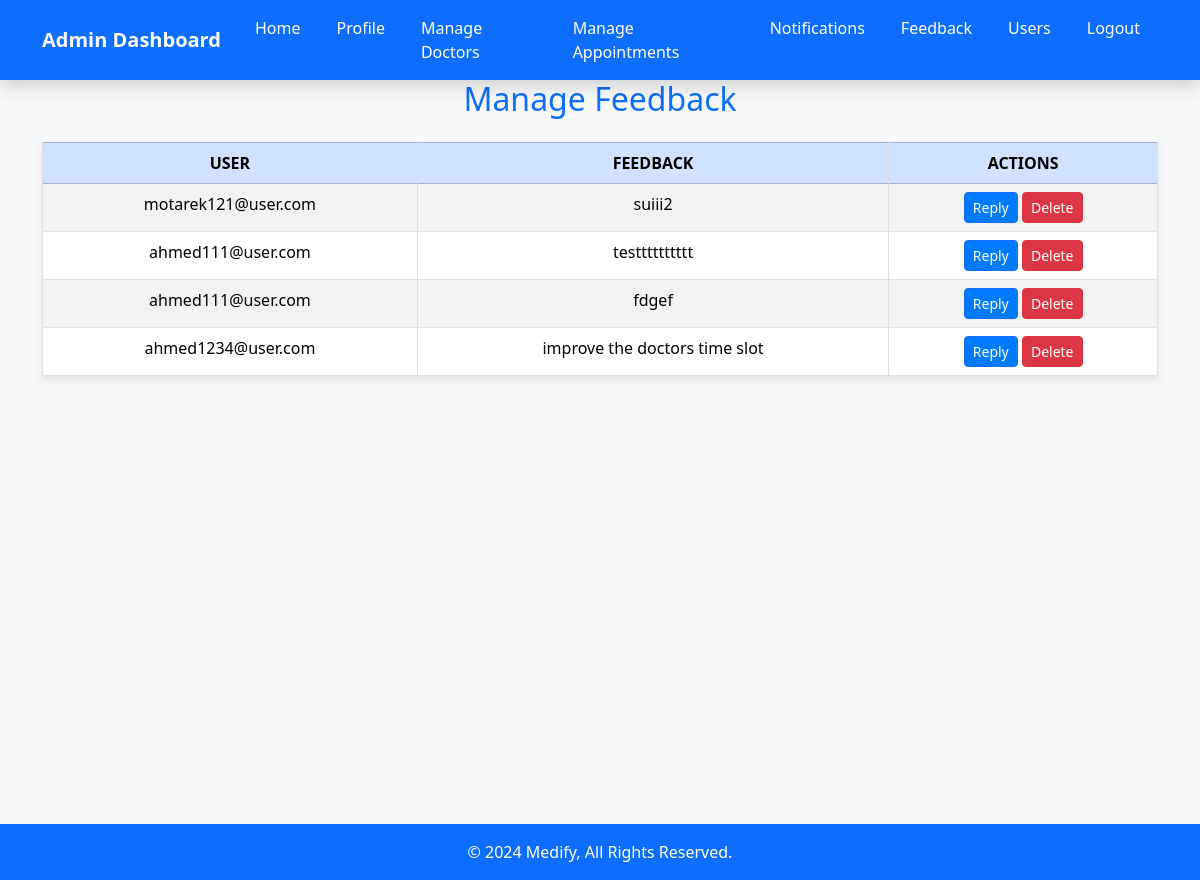
Page /feedback (signed in) on the earlier database version.
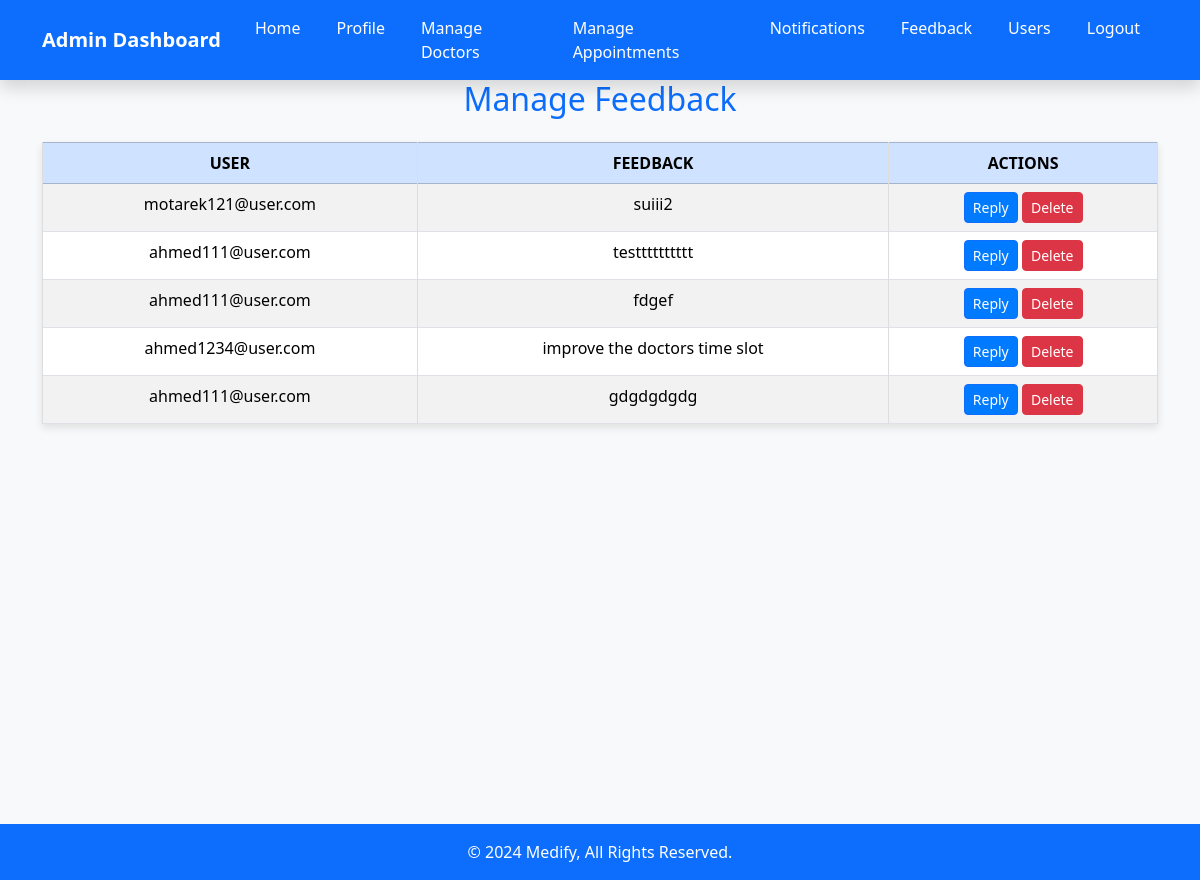
Same page on the later database version.
### tables this page shows
CREATE TABLE suggestions (
            id INTEGER PRIMARY KEY AUTOINCREMENT,
            user_email TEXT NOT NULL,
            suggestion TEXT NOT NULL,
            FOREIGN KEY (user_email) REFERENCES users (email)
        );

### app.py (the view)
@app.route('/feedback')
def feedback():
    if 'user_type' in session and session['user_type'] == 'admin':
        with sqlite3.connect("users.db") as conn:
            cursor = conn.cursor()
            cursor.execute("SELECT user_email, suggestion FROM suggestions")
            suggestions = cursor.fetchall()
        return render_template('feedback.html', suggestions=suggestions)
    return redirect(url_for('login'))

### templates/feedback.html (shortened to what this page needs)
<!DOCTYPE html>
<html lang="en">
<head>
    <link rel="stylesheet" href="{{ url_for('static', filename='css/feedback.css') }}">
    <link href="https://cdn.jsdelivr.net/npm/bootstrap@5.3.2/dist/css/bootstrap.min.css" rel="stylesheet">
</head>
<body>
    <nav class="navbar navbar-expand-lg navbar-dark bg-primary shadow">
        <div class="container">
            <a class="navbar-brand fw-bold" href="{{ url_for('index_admin') }}">Admin Dashboard</a>
            <div class="collapse navbar-collapse" id="navbarNav">
                <ul class="navbar-nav ms-auto">
                    <li class="nav-item"><a class="nav-link" href="{{ url_for('index_admin') }}">Home</a></li>
                    <li class="nav-item"><a class="nav-link" href="{{ url_for('profile') }}">Profile</a></li>
                    <li class="nav-item"><a class="nav-link" href="{{ url_for('manage_doctors') }}">Manage Doctors</a></li>
                    <li class="nav-item"><a class="nav-link" href="{{ url_for('manage_appointments') }}">Manage Appointments</a></li>
                    <li class="nav-item"><a class="nav-link" href="{{ url_for('notifications') }}">Notifications</a></li>
                    <li class="nav-item"><a class="nav-link" href="{{ url_for('feedback') }}">Feedback</a></li>
                    <li class="nav-item"><a class="nav-link" href="{{ url_for('manage_users') }}">Users</a></li>
                    <li class="nav-item"><a class="nav-link" href="/logout">Logout</a></li>
                </ul>
            </div>
        </div>
    </nav>
    <section class="vh-100 bg-light">
        <div class="container">
            <h2 class="text-primary mb-4 text-center">Manage Feedback</h2>
            <table class="table table-bordered table-striped">
                <thead class="table-primary">
                    <tr>
                        <th>User</th>
                        <th>Feedback</th>
                        <th>Actions</th>
                    </tr>
                </thead>
                <tbody id="feedbackTable">
                    {% if suggestions %}
                        {% for suggestion in suggestions %}
                            <tr>
                                <td>{{ suggestion[0] }}</td>
                                <td>{{ suggestion[1] }}</td>
                                <td>
                                    <button class="btn btn-sm btn-primary reply">Reply</button>
                                    <button class="btn btn-sm btn-danger delete">Delete</button>
                                </td>
                            </tr>
                        {% endfor %}
                    {% else %}
                        <tr>
                            <td colspan="3" class="text-center">No feedback available.</td>
                        </tr>
                    {% endif %}
                </tbody>
            </table>
        </div>
    </section>
    <footer class="bg-primary text-white text-center py-3">
        &copy; 2024 Medify, All Rights Reserved.
    </footer>
</body>
</html>

Differences in the rows shown:
added suggestions: user_email "ahmed111@user.com", suggestion "gdgdgdgdg"
